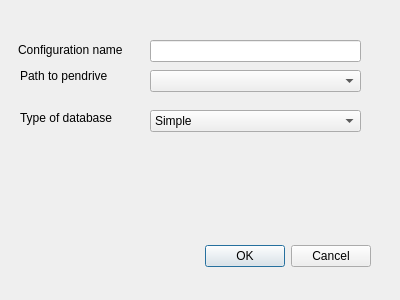
<?xml version="1.0" encoding="UTF-8"?>
<ui version="4.0">
 <class>ProjectConfiguratorDialog</class>
 <widget class="QDialog" name="ProjectConfiguratorDialog">
  <property name="geometry">
   <rect>
    <x>0</x>
    <y>0</y>
    <width>400</width>
    <height>300</height>
   </rect>
  </property>
  <property name="windowTitle">
   <string>Dialog</string>
  </property>
  <widget class="QDialogButtonBox" name="pendriveConfigurationButtonBox">
   <property name="geometry">
    <rect>
     <x>30</x>
     <y>240</y>
     <width>341</width>
     <height>32</height>
    </rect>
   </property>
   <property name="orientation">
    <enum>Qt::Orientation::Horizontal</enum>
   </property>
   <property name="standardButtons">
    <set>QDialogButtonBox::StandardButton::Cancel|QDialogButtonBox::StandardButton::Ok</set>
   </property>
  </widget>
  <widget class="QLineEdit" name="configurationNameEdit">
   <property name="geometry">
    <rect>
     <x>150</x>
     <y>40</y>
     <width>211</width>
     <height>22</height>
    </rect>
   </property>
  </widget>
  <widget class="QComboBox" name="pendriveTypeCombo">
   <property name="geometry">
    <rect>
     <x>150</x>
     <y>110</y>
     <width>211</width>
     <height>22</height>
    </rect>
   </property>
   <item>
    <property name="text">
     <string>Simple</string>
    </property>
   </item>
   <item>
    <property name="text">
     <string>Full</string>
    </property>
   </item>
   <item>
    <property name="text">
     <string>Flat</string>
    </property>
   </item>
  </widget>
  <widget class="QLabel" name="configurationNameLabel">
   <property name="geometry">
    <rect>
     <x>18</x>
     <y>40</y>
     <width>131</width>
     <height>20</height>
    </rect>
   </property>
   <property name="text">
    <string>Configuration name</string>
   </property>
  </widget>
  <widget class="QLabel" name="pendrivePathLabel">
   <property name="geometry">
    <rect>
     <x>20</x>
     <y>66</y>
     <width>111</width>
     <height>20</height>
    </rect>
   </property>
   <property name="text">
    <string>Path to pendrive</string>
   </property>
  </widget>
  <widget class="QLabel" name="pendriveTypeLabel">
   <property name="geometry">
    <rect>
     <x>20</x>
     <y>110</y>
     <width>111</width>
     <height>16</height>
    </rect>
   </property>
   <property name="text">
    <string>Type of database</string>
   </property>
  </widget>
  <widget class="QComboBox" name="pendrivePathCombo">
   <property name="geometry">
    <rect>
     <x>150</x>
     <y>70</y>
     <width>211</width>
     <height>22</height>
    </rect>
   </property>
  </widget>
 </widget>
 <resources/>
 <connections>
  <connection>
   <sender>pendriveConfigurationButtonBox</sender>
   <signal>accepted()</signal>
   <receiver>ProjectConfiguratorDialog</receiver>
   <slot>accept()</slot>
   <hints>
    <hint type="sourcelabel">
     <x>248</x>
     <y>254</y>
    </hint>
    <hint type="destinationlabel">
     <x>157</x>
     <y>274</y>
    </hint>
   </hints>
  </connection>
  <connection>
   <sender>pendriveConfigurationButtonBox</sender>
   <signal>rejected()</signal>
   <receiver>ProjectConfiguratorDialog</receiver>
   <slot>reject()</slot>
   <hints>
    <hint type="sourcelabel">
     <x>316</x>
     <y>260</y>
    </hint>
    <hint type="destinationlabel">
     <x>286</x>
     <y>274</y>
    </hint>
   </hints>
  </connection>
 </connections>
</ui>
